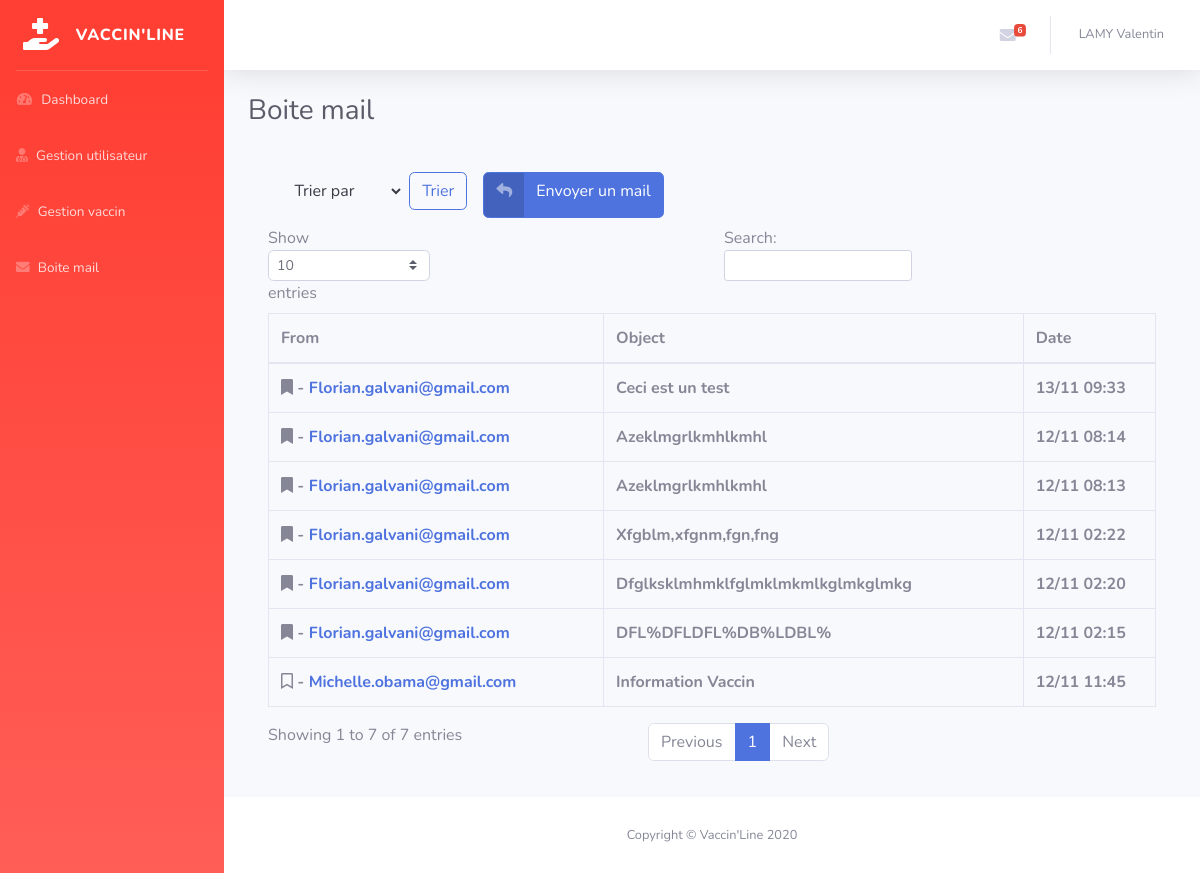
Page /admin/list-mail.php (signed in) on the earlier database version.
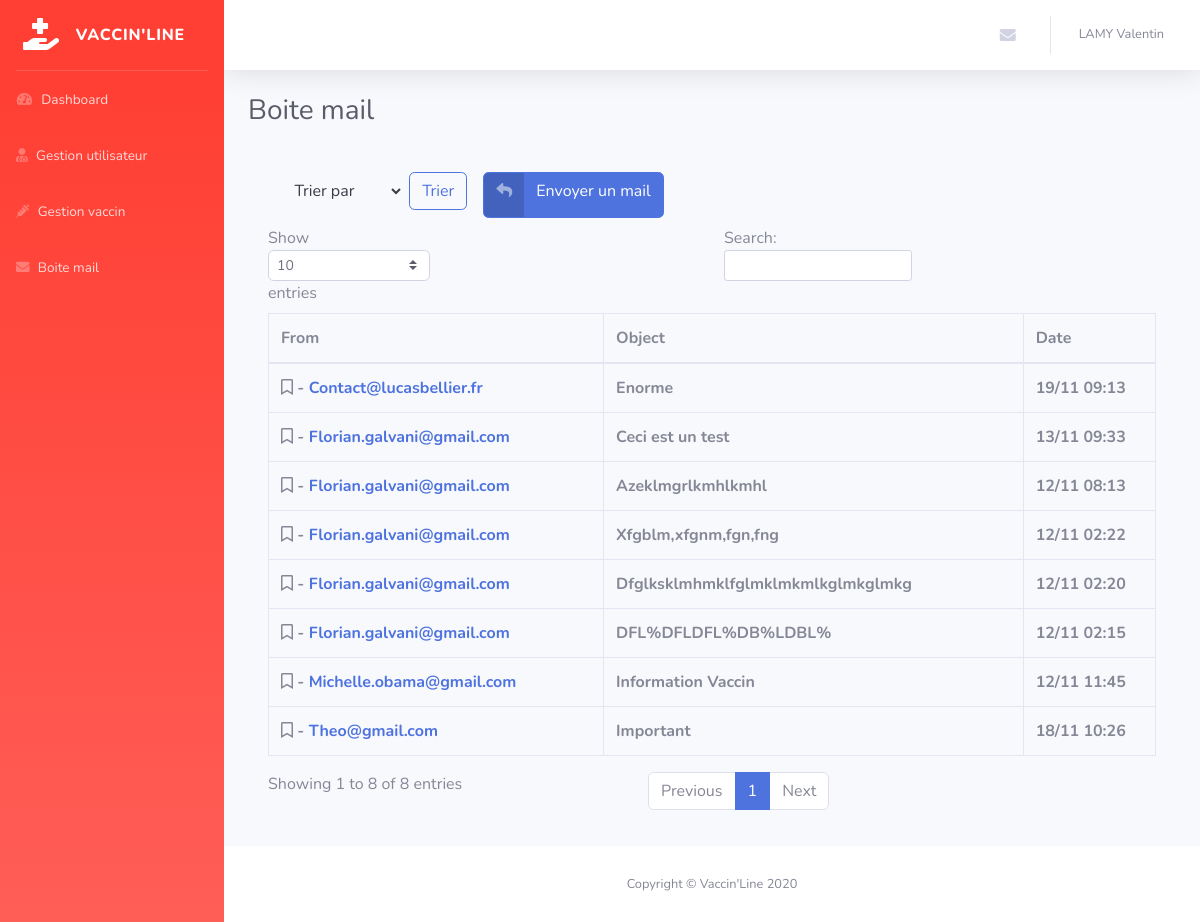
Same page on the later database version.
### tables this page shows
CREATE TABLE `vl_contacts` (
  `id` int(11) NOT NULL,
  `email` varchar(150) NOT NULL,
  `message` varchar(255) NOT NULL,
  `created_at` datetime NOT NULL,
  `lu` varchar(3) NOT NULL DEFAULT 'non',
  `object` varchar(255) NOT NULL,
  `status` int(11) NOT NULL DEFAULT 1
);

### inc/function.php (called while the page is built, shortened)
<?php
function TotalNonLu($contacts)
{
  $a = 0;
  foreach ($contacts as $contact) {
    if ($contact['lu'] == 'non') {
      ++$a;
    }
  }
  return $a;
}

### admin/list-mail.php (the view, shortened to what the changed rows need)
<?php
include('../inc/pdo.php');
include('../inc/function.php');
$title = 'Boite mail';
$sql = "SELECT * FROM vl_contacts WHERE status = 1 ORDER BY created_at DESC";
$query = $pdo->prepare($sql);
$query->execute();
$contacts = $query->fetchAll();
include('inc/header-back.php');
 ?>
    <div class="container-fluid">
        <h1 class="h3 mb-4 text-gray-800"><?php echo $title; ?></h1>
        <div class="card-body">
          <div class="row">
            <form class="mb-3" action="list-mail.php" method="post">
            </form>
            <a href="reply-mail.php" class="btn btn-primary ml-3 mb-2 btn-icon-split">
            </a>
          </div>
            <div class="table-responsive">
                <table class="table table-bordered" id="dataTable" width="100%" cellspacing="0">
                    <thead>
                        <tr>
                            <th>From</th>
                            <th>Object</th>
                            <th>Date</th>
                        </tr>
                    </thead>
                    <tbody>
                      <?php foreach ($contacts as $contact): ?>
                      <tr>
                        <th><?php if($contact['lu'] == 'oui'){ echo '<i class="far fa-bookmark" title="Lu"></i>'; } elseif($contact['lu'] == 'non'){ echo '<i class="fas fa-bookmark" title="Non lu"></i>'; }?> - <a href="single-mail.php?id=<?php echo $contact['id'] ?>"><?php echo ucfirst($contact['email']); ?></a></th>
                        <th><?php echo ucfirst($contact['object']); ?></th>
                        <th><?php echo date('d/m h:i', strtotime($contact['created_at'])); ?></th>
                      </tr>
                      <?php endforeach ?>
                    </tbody>
                </table>
            </div>
        </div>
    </div>
<?php
include('inc/footer-back.php');

### admin/inc/header-back.php (shortened to what the changed rows need)
<!DOCTYPE html>
<html lang="fr">
<head>
    <link href="vendor/fontawesome-free/css/all.min.css" rel="stylesheet" type="text/css">
    <link href="asset/css/sb-admin-2.min.css" rel="stylesheet">
</head>
<body id="page-top">
    <div id="wrapper">
        <div id="content-wrapper" class="d-flex flex-column">
            <div id="content">
                <nav class="navbar navbar-expand navbar-light bg-white topbar mb-4 static-top shadow">
                    <ul class="navbar-nav ml-auto">
                        <li class="nav-item dropdown no-arrow mx-1">
                            <a class="nav-link dropdown-toggle" href="#" id="messagesDropdown" role="button"
                                data-toggle="dropdown" aria-haspopup="true" aria-expanded="false">
                                <i class="fas fa-envelope fa-fw"></i>
                                  <?php if (TotalNonLu($contacts) > 0 ): ?>
                                    <span class="badge badge-danger badge-counter"><?php echo TotalNonLu($contacts) ?></span>
                                  <?php endif; ?>
                            </a>
                        </li>
                    </ul>
                </nav>

Differences in the rows shown:
no longer on this page (row edited): vl_contacts: lu "non" (drawn), email "Florian.galvani@gmail.com", object "Azeklmgrlkmhlkmhl", created_at "12/11 08:14"
added vl_contacts: lu "oui" (drawn), email "Contact@lucasbellier.fr", object "Enorme", created_at "19/11 09:13"
added vl_contacts: lu "oui" (drawn), email "Theo@gmail.com", object "Important", created_at "18/11 10:26"
changed vl_contacts "Ceci est un test": lu "non" → "oui" (drawn)
changed vl_contacts "Azeklmgrlkmhlkmhl": lu "non" → "oui" (drawn)
changed vl_contacts "Xfgblm,xfgnm,fgn,fng": lu "non" → "oui" (drawn)
changed vl_contacts "Dfglksklmhmklfglmklmkmlkglmkglmkg": lu "non" → "oui" (drawn)
changed vl_contacts "DFL%DFLDFL%DB%LDBL%": lu "non" → "oui" (drawn)
Other differences:
text written by a page script: "Show entries Search: Showing 1 to 7 of 7 entries Previous 1 Next" → "Show entries Search: Showing 1 to 8 of 8 entries Previous 1 Next"
TotalNonLu($contacts): "6" → (not shown)
